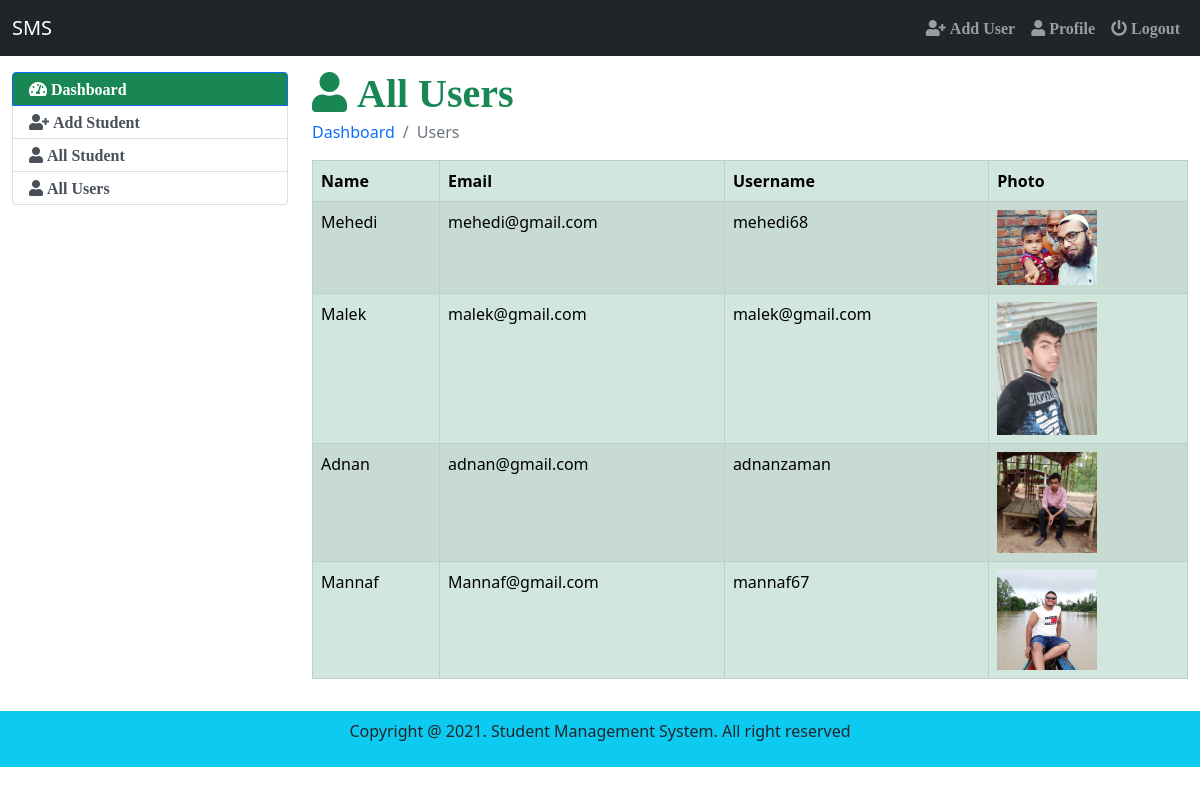
The page /admin/index.php?page=all-users (signed in) on the database its author committed.
### tables this page shows
CREATE TABLE `users` (
  `id` int(5) NOT NULL,
  `name` varchar(50) NOT NULL,
  `email` varchar(50) NOT NULL,
  `username` varchar(50) NOT NULL,
  `password` varchar(100) NOT NULL,
  `photo` varchar(50) NOT NULL,
  `status` varchar(10) NOT NULL,
  `datetime` timestamp NOT NULL DEFAULT current_timestamp()
);

### admin/all-users.php (the view)
<h1 class="text-success fas fa-user"> All Users </h1>
<nav aria-label="breadcrumb">
  <ol class="breadcrumb">
    <li class="breadcrumb-item"><a href="index.php?page=dashboard" class="text-decoration-none">Dashboard</a></li>
    <li class="breadcrumb-item active " aria-current="page"> Users</li>
  </ol>
<div class="table-responsive">
                    <table id="data" class="table table-success table-striped table-hover table-bordered">
                        <thead>
                            <tr>
                                <th>Name</th>
                                <th>Email</th>
                                <th>Username</th>
                                <th>Photo</th>
                            </tr>
                        </thead>
                        <tbody>
                            <?php
                                $show = "SELECT * From users";
                                $res = $conn->query($show);
                                while($row = $res->fetch_assoc()){?>
                            <tr>
                                <td><?php echo ucwords($row['name']) ?></td>
                                <td><?php echo $row['email']; ?></td>
                                <td><?php echo $row['username']; ?></td>
                                <td><img src="images/<?php echo $row['photo']; ?>" style="width:100px" alt=""></td>
                            </tr>
                            <?php
                                }
                            ?>
                        </tbody>
                    </table>
                    </div>

### admin/index.php (shortened to what this page needs)
<!DOCTYPE html>
<html lang="en">
<head>
    <link rel="stylesheet" href="../assets/css/bootstrap.min.css">
    <link rel="stylesheet" href="../assets/css/dataTables.bootstrap5.min.css">
    <link rel="stylesheet" href="../assets/fonts/font-awseome/css/all.css">
</head>
<body>
    <?php require_once "partial/header.php"; ?>
    <div class="container-fluid my-3">
        <div class="row">
            <div class="col-sm-3">
                <div class="list-group">
                    <a href="index.php?page=dashboard" class="list-group-item list-group-item-action active fas fa-tachometer-alt bg-success" aria-current="true">
                    Dashboard
                    </a>
                    <a href="index.php?page=add-student" class="list-group-item list-group-item-action fas fa-user-plus"> Add Student</a>
                    <a href="index.php?page=all-student" class="list-group-item list-group-item-action fas fa-user"> All Student</a>
                    <a href="index.php?page=all-users" class="list-group-item list-group-item-action fas fa-user"> All Users</a>
                </div>
            </div>
            <div class="col-sm-9">
                <div class="contant">
                   <?php
                        if(isset($_GET['page'])){
                            $page= $_GET['page'].'.php';
                        }else{
                            $page= "dashboard.php";
                        }
                        if(file_exists($page)){
                            require_once $page;
                        }else{
                            require_once "404.php";
                        }
                   ?>
                </div>
            </div>
        </div>
    </div>
<?php require_once "partial/footer.php";  ?>
</body>
</html>

### admin/partial/header.php
<nav class="navbar navbar-expand navbar-dark bg-dark">
        <div class="container-fluid">
        <a href="index.php" class="navbar-brand">SMS</a>
            <ul class="navbar-nav mr-auto">
                <li><a href="index.php?page=registration" class="nav-link fas fa-user-plus"> Add User</a></li>
                <li><a href="index.php?page=user-profile" class="nav-link fas fa-user"> Profile</a></li>
                <li><a href="logout.php" class="nav-link fas fa-power-off"> Logout</a></li>
            </ul>
        </div>
    </nav>

### admin/partial/footer.php
<footer class="bg-info text-center py-2">
        <p>Copyright @ 2021. Student Management System. All right reserved</p>
</footer>

### rows shown on the page
users: name "Mehedi", email "mehedi@gmail.com", username "mehedi68", photo (picture)
users: name "Malek", email "malek@gmail.com", username "malek@gmail.com", photo (picture)
users: name "Adnan", email "adnan@gmail.com", username "adnanzaman", photo (picture)
users: name "Mannaf", email "Mannaf@gmail.com", username "mannaf67", photo (picture)
